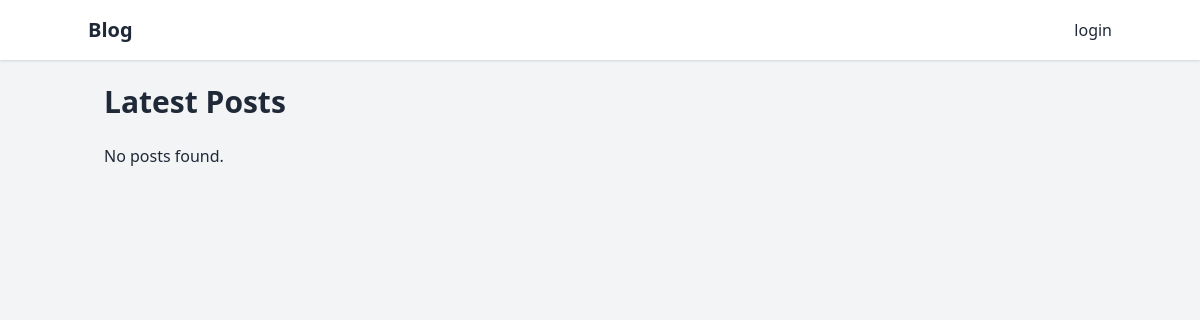
Before: / with the older database file.
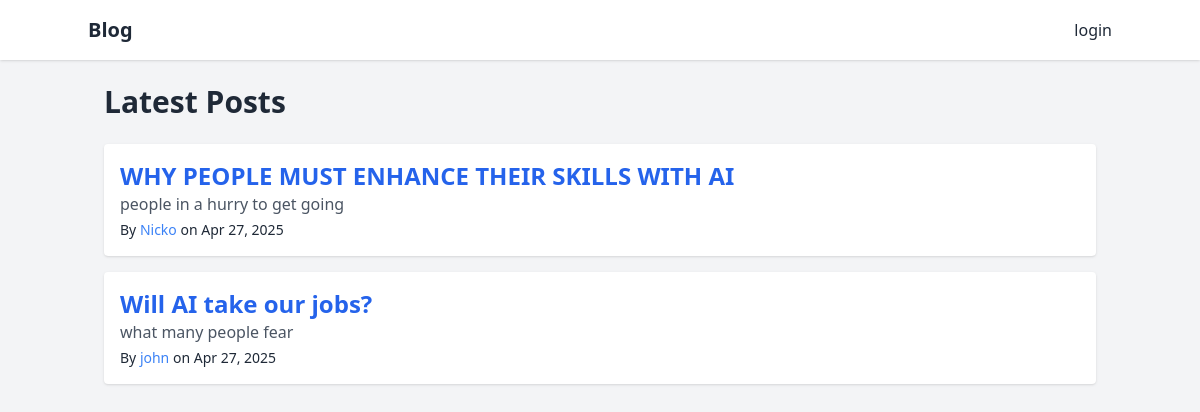
After: the same page with the newer database file.
### appstore/models.py (models this page shows, shortened)
class Post(models.Model):
    title=models.CharField(max_length=100, unique=True)
    subtitle=models.CharField(max_length=100,blank=True)
    slug=models.SlugField(max_length=100,unique=True)
    content=models.TextField()
    meta_description=models.CharField(max_length=150,blank=True)
    date_created=models.DateTimeField(auto_now_add=True)
    date_modified=models.DateTimeField(auto_now=True)
    published_date=models.DateTimeField(auto_now=True)
    published=models.BooleanField(default=False)
    author=models.ForeignKey(Profile,on_delete=models.PROTECT)
    tags=models.ManyToManyField(Tag,blank=True)
    class Meta:
        ordering=["-published_date"]

class Profile(models.Model):
    user=models.OneToOneField(settings.AUTH_USER_MODEL,on_delete=models.PROTECT)
    website=models.URLField(blank=True)
    bio=models.CharField(max_length=240,blank=True)

### appstore/views.py (the view)
# urls.py: path('', views.post_list, name='post_list'),
def post_list(request):
    posts = Post.objects.filter(published=True)
    if request.user.is_authenticated:
        greeting = f"Hello, {request.user.username}!"  # Greet logged-in user
    else:
        greeting = "Welcome, Guest!"  # Greet guest user
    return render(request, 'post_list.html', {'posts': posts, 'greeting': greeting})

### appstore/templates/post_list.html (shortened to what this page needs)
{% extends 'base.html' %}
{% block content %}
<h1 class="text-3xl font-bold mb-6">Latest Posts</h1>
<div class="space-y-4">
    {% for post in posts %}
    <div class="bg-white p-4 rounded shadow">
        <a href="{% url 'detail' slug=post.slug %}" class="text-2xl font-semibold text-blue-600 hover:underline">{{ post.title }}</a>
        <p class="text-gray-600">{{ post.subtitle }}</p>
        <p class="text-sm mt-1">By
            <a class="text-blue-500 hover:underline" href="{% url 'profile' username=post.author.user.username %}">
                {{ post.author.user.username }}
            </a> on {{ post.published_date|date:"M d, Y" }}
        </p>
    </div>
    {% empty %}
    <p>No posts found.</p>
    {% endfor %}
</div>
{% endblock %}

### appstore/templates/base.html (shortened to what this page needs)
<!DOCTYPE html>
<html lang="en">
<head>
    <script src="https://cdn.tailwindcss.com"></script>
</head>
<body class="bg-gray-100 text-gray-800">
    <nav class="bg-white shadow p-4 mb-6">
        <div class="container mx-auto flex justify-between items-center">
            <a href="{% url 'post_list' %}" class="text-xl font-bold">Blog</a>
            <div>
                <a href="{% url 'login' %}">login</a>
            </div>
        </div>
    </nav>
    <main class="container mx-auto px-4">
        {% block content %}{% endblock %}
    </main>
</body>
</html>

Changed rows visible on the page:
added Post: title "WHY PEOPLE MUST ENHANCE THEIR SKILLS WITH AI", subtitle "people in a hurry to get going", author.user.username "Nicko", published_date "Apr 27, 2025"
added Post: title "Will AI take our jobs?", subtitle "what many people fear", author.user.username "john", published_date "Apr 27, 2025"
Other visible differences:
text no longer shown: "No posts found."
